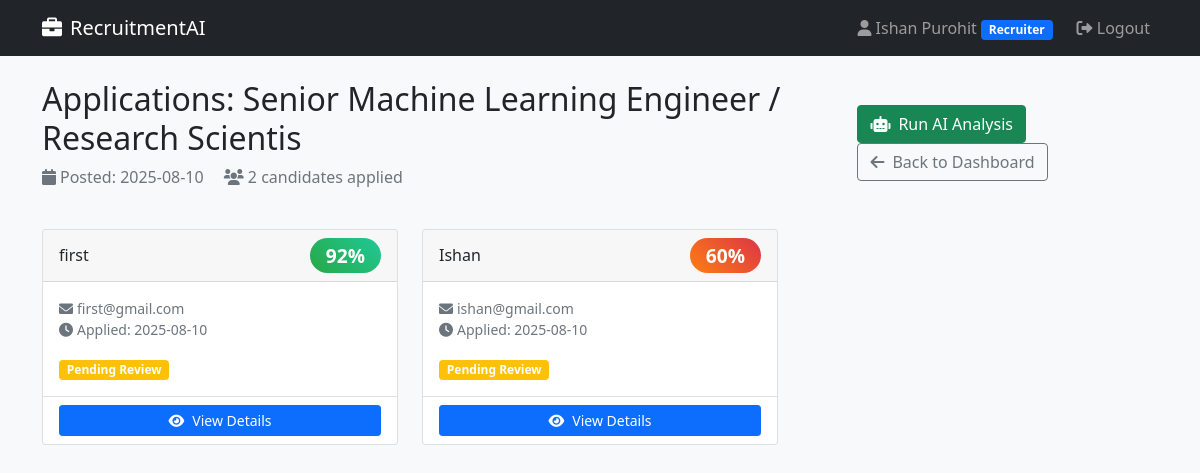
The page /recruiter/job/1/applications (signed in) on the database its author committed.
### tables this page shows
CREATE TABLE jobs (
            id INTEGER PRIMARY KEY AUTOINCREMENT,
            title TEXT NOT NULL,
            description TEXT,
            recruiter_id INTEGER,
            pdf_path TEXT,
            created_at TIMESTAMP DEFAULT CURRENT_TIMESTAMP,
            status TEXT DEFAULT 'active',
            FOREIGN KEY (recruiter_id) REFERENCES users (id)
        );

CREATE TABLE applications (
            id INTEGER PRIMARY KEY AUTOINCREMENT,
            job_id INTEGER,
            candidate_id INTEGER,
            resume_path TEXT,
            status TEXT DEFAULT 'pending',
            match_score INTEGER,
            analysis_data TEXT,  -- JSON string
            applied_at TIMESTAMP DEFAULT CURRENT_TIMESTAMP,
            FOREIGN KEY (job_id) REFERENCES jobs (id),
            FOREIGN KEY (candidate_id) REFERENCES users (id)
        );

CREATE TABLE users (
            id INTEGER PRIMARY KEY AUTOINCREMENT,
            email TEXT UNIQUE NOT NULL,
            password_hash TEXT NOT NULL,
            role TEXT NOT NULL,  -- 'recruiter' or 'candidate'
            name TEXT NOT NULL,
            created_at TIMESTAMP DEFAULT CURRENT_TIMESTAMP
        );

### app.py (the view)
@app.route('/recruiter/job/<int:job_id>/applications')
@recruiter_required
def job_applications(job_id):
    conn = sqlite3.connect('recruitment.db')
    cursor = conn.cursor()
    cursor.execute('SELECT * FROM jobs WHERE id = ? AND recruiter_id = ?',
                  (job_id, session['user_id']))
    job = cursor.fetchone()
    if not job:
        flash('Job not found', 'error')
        return redirect(url_for('recruiter_dashboard'))
    cursor.execute('''
        SELECT a.*, u.name as candidate_name, u.email as candidate_email
        FROM applications a
        JOIN users u ON a.candidate_id = u.id
        WHERE a.job_id = ?
        ORDER BY a.match_score DESC, a.applied_at DESC
    ''', (job_id,))
    applications = cursor.fetchall()
    conn.close()
    return render_template('job_applications.html', job=job, applications=applications)

### app.py (called while the page is built)
def recruiter_required(f):
    @wraps(f)
    def decorated_function(*args, **kwargs):
        if 'user_id' not in session or session.get('role') != 'recruiter':
            flash('Access denied. Recruiter access required.', 'error')
            return redirect(url_for('login'))
        return f(*args, **kwargs)
    return decorated_function

### templates/job_applications.html (shortened to what this page needs)
{% extends "base.html" %}
{% block content %}
<div class="d-flex justify-content-between align-items-center mb-4">
    <div>
        <h2>Applications: {{ job[1] }}</h2>
        <p class="text-muted">
            <i class="fas fa-calendar me-1"></i>Posted: {{ job[5][:10] }}
            <span class="ms-3"><i class="fas fa-users me-1"></i>{{ applications|length }} candidates applied</span>
        </p>
    </div>
    <div>
        {% if applications %}
        <a href="{{ url_for('analyze_applications', job_id=job[0]) }}" class="btn btn-success me-2">
            <i class="fas fa-robot me-2"></i>Run AI Analysis
        </a>
        {% endif %}
        <a href="{{ url_for('recruiter_dashboard') }}" class="btn btn-outline-secondary">
            <i class="fas fa-arrow-left me-2"></i>Back to Dashboard
        </a>
    </div>
</div>
<div class="row">
    {% if applications %}
        {% for app in applications %}
        <div class="col-md-6 col-lg-4 mb-4">
            <div class="card dashboard-card h-100">
                <div class="card-header d-flex justify-content-between align-items-center">
                    <h6 class="mb-0">{{ app[8] }}</h6>
                    {% if app[5] %}
                        {% if app[5] >= 85 %}
                            <span class="badge score-badge score-excellent">{{ app[5] }}%</span>
                        {% elif app[5] >= 70 %}
                            <span class="badge score-badge score-good">{{ app[5] }}%</span>
                        {% elif app[5] >= 50 %}
                            <span class="badge score-badge score-average">{{ app[5] }}%</span>
                        {% else %}
                            <span class="badge score-badge score-weak">{{ app[5] }}%</span>
                        {% endif %}
                    {% else %}
                        <span class="badge bg-secondary">Not Analyzed</span>
                    {% endif %}
                </div>
                <div class="card-body">
                    <p class="text-muted small">
                        <i class="fas fa-envelope me-1"></i>{{ app[9] }}<br>
                        <i class="fas fa-clock me-1"></i>Applied: {{ app[7][:10] }}
                    </p>
                    <div class="mt-2">
                        {% if app[4] == 'pending' %}
                            <span class="badge bg-warning">Pending Review</span>
                        {% elif app[4] == 'reviewed' %}
                            <span class="badge bg-info">Reviewed</span>
                        {% elif app[4] == 'shortlisted' %}
                            <span class="badge bg-success">Shortlisted</span>
                        {% elif app[4] == 'rejected' %}
                            <span class="badge bg-danger">Rejected</span>
                        {% endif %}
                    </div>
                </div>
                <div class="card-footer bg-transparent">
                    <a href="{{ url_for('application_details', app_id=app[0]) }}" class="btn btn-primary btn-sm w-100">
                        <i class="fas fa-eye me-2"></i>View Details
                    </a>
                </div>
            </div>
        </div>
        {% endfor %}
    {% endif %}
</div>
{% endblock %}

### templates/base.html (shortened to what this page needs)
<!DOCTYPE html>
<html lang="en">
<head>
    <link href="https://cdnjs.cloudflare.com/ajax/libs/bootstrap/5.1.3/css/bootstrap.min.css" rel="stylesheet">
    <link href="https://cdnjs.cloudflare.com/ajax/libs/font-awesome/6.0.0/css/all.min.css" rel="stylesheet">
</head>
<body class="bg-light">
    <nav class="navbar navbar-expand-lg navbar-dark bg-dark">
        <div class="container">
            <a class="navbar-brand" href="{{ url_for('index') }}">
                <i class="fas fa-briefcase me-2"></i>RecruitmentAI
            </a>
            <div class="navbar-nav ms-auto">
                {% if session.user_id %}
                    <span class="navbar-text me-3">
                        <i class="fas fa-user me-1"></i>{{ session.name }}
                        <span class="badge bg-primary">{{ session.role.title() }}</span>
                    </span>
                    <a class="nav-link" href="{{ url_for('logout') }}">
                        <i class="fas fa-sign-out-alt"></i> Logout
                    </a>
                {% else %}
                    <a class="nav-link" href="{{ url_for('login') }}">Login</a>
                    <a class="nav-link" href="{{ url_for('register') }}">Register</a>
                {% endif %}
            </div>
        </div>
    </nav>
    <main class="container mt-4">
        {% block content %}{% endblock %}
    </main>
</body>
</html>

### templates/base.html (style rules this page uses)
.dashboard-card { transition: transform 0.3s ease; }
.score-badge { font-size: 1.2rem; padding: 0.5rem 1rem; border-radius: 50px; }
.score-excellent { background: linear-gradient(45deg, #28a745, #20c997); }
.score-average { background: linear-gradient(45deg, #fd7e14, #dc3545); }

### rows shown on the page
jobs: title "Senior Machine Learning Engineer / Research Scientis", created_at "2025-08-10"
applications: name "first", match_score "92", email "first@gmail.com", applied_at "2025-08-10", status "Pending Review"
applications: name "Ishan", match_score "60", email "ishan@gmail.com", applied_at "2025-08-10", status "Pending Review"

### other values the page prints
{{ session.name }} "Ishan Purohit"
{{ session.role.title() }} "Recruiter"
{{ applications|length }} "2"
